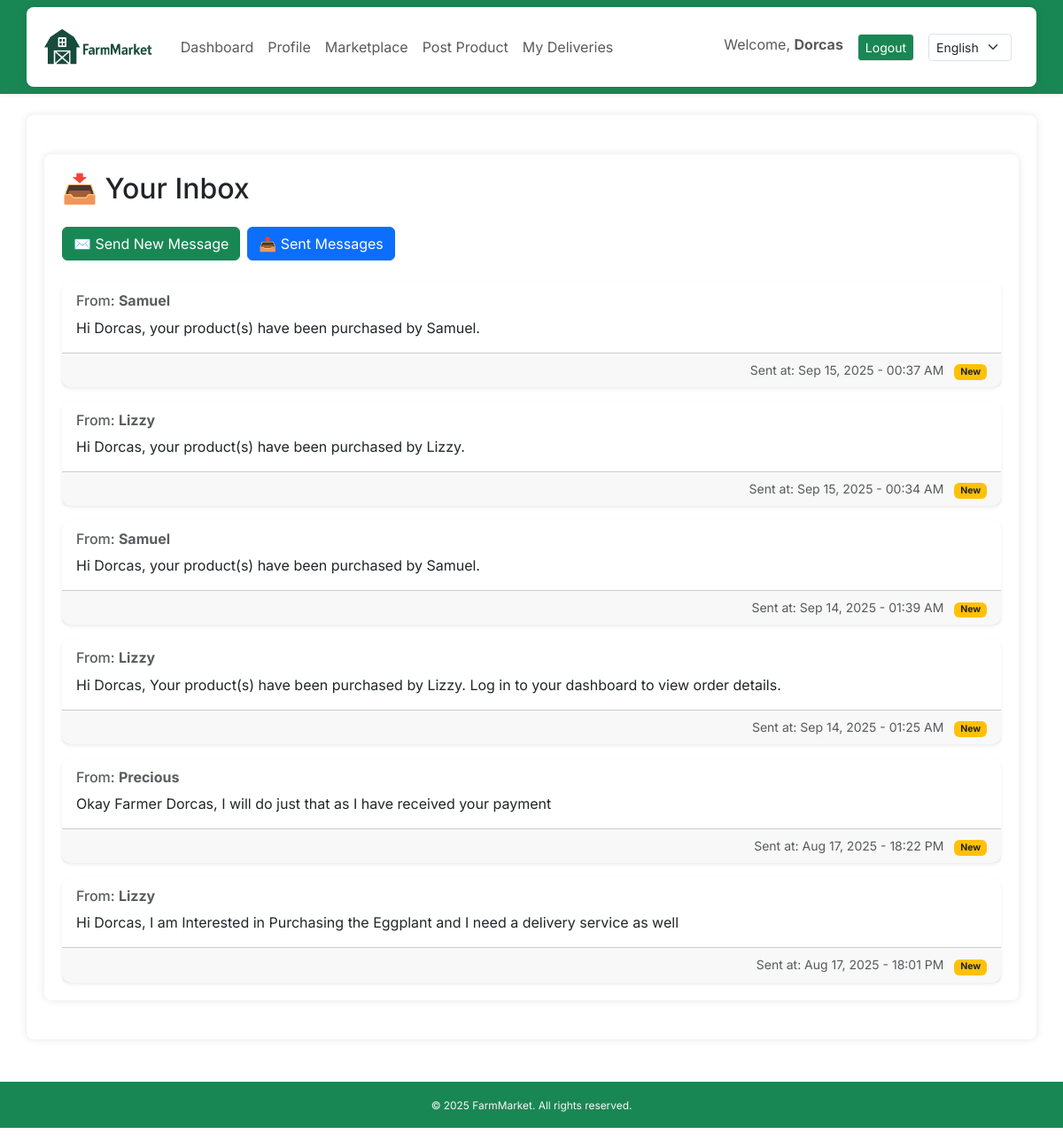
The app's page /inbox/ (signed in) with its own data.
### core/models.py (models this page shows, shortened)
class Message(models.Model):
    sender = models.ForeignKey(User, related_name='sent_messages', on_delete=models.CASCADE)
    recipient = models.ForeignKey(User, related_name='received_messages', on_delete=models.CASCADE)
    subject = models.CharField(max_length=255, default="No Subject")
    body = models.TextField()
    timestamp = models.DateTimeField(auto_now_add=True)
    is_read = models.BooleanField(default=False)
    class Meta:
        ordering = ['-timestamp']

### core/views.py (the view)
# urls.py: path('inbox/', views.inbox_view, name='inbox'),
@login_required
def inbox_view(request):
    inbox_messages = Message.objects.filter(recipient=request.user)
    return render(request, 'core/inbox.html', {'inbox_messages': inbox_messages})

### core/context_processors.py (called while the page is built)
def language_code(request):
    return {
        'LANGUAGE_CODE': translation.get_language()
    }

### core/templates/core/inbox.html
{% extends 'core/base.html' %}
{% load i18n %}
{% block content %}
<div class="container my-4">
    <h2 class="mb-4">📥 {% trans "Your Inbox" %}</h2>
    <div class="mb-4 d-flex gap-2">
        <a href="{% url 'send_message' %}" class="btn btn-success">
            ✉️ {% trans "Send New Message" %}
        </a>
        <a href="{% url 'sent_messages' %}" class="btn btn-primary">
            📤 {% trans "Sent Messages" %}
        </a>
    </div>
    {% if inbox_messages %}
        <div class="d-flex flex-column gap-3">
            {% for msg in inbox_messages %}
                <div class="card shadow-sm">
                    <div class="card-body">
                        <h6 class="card-subtitle mb-2 text-muted">
                            {% trans "From:" %} <span class="fw-bold">{{ msg.sender.username }}</span>
                        </h6>
                        <p class="card-text">{{ msg.body }}</p>
                    </div>
                    <div class="card-footer text-end text-muted small">
                        {% trans "Sent at:" %} {{ msg.timestamp|date:"M d, Y - H:i A" }}
                        {% if not msg.is_read %}
                            <span class="badge bg-warning text-dark ms-2">{% trans "New" %}</span>
                        {% endif %}
                    </div>
                </div>
            {% endfor %}
        </div>
    {% else %}
        <div class="alert alert-info">
            {% trans "You have no messages yet." %}
        </div>
    {% endif %}
</div>
{% endblock %}

### core/templates/core/base.html (shortened to what this page needs)
{% load static %}
{% load i18n %}
<!DOCTYPE html>
<html lang="en">
<head>
  <link href="https://cdn.jsdelivr.net/npm/bootstrap@5.3.0/dist/css/bootstrap.min.css" rel="stylesheet" />
  <link rel="stylesheet" href="https://cdn.jsdelivr.net/npm/bootstrap-icons@1.11.3/font/bootstrap-icons.css">
  <link rel="stylesheet" href="{% static 'core/styles.css' %}" />
</head>
<body>
<header>
<nav class="navbar navbar-expand-lg custom-green">
    <div class="container">
        <a class="navbar-brand d-flex align-items-center" href="{% url 'home' %}">
            <img src="{% static 'core/images/logo.png' %}" alt="Logo" height="40" class="me-2">
        </a>
        <div class="collapse navbar-collapse" id="navbarNav">
            <ul class="navbar-nav me-auto">
                {% if user.is_authenticated %}
                    {% if user.profile.role == 'logistics' %}
                        <li class="nav-item"><a class="nav-link" href="{% url 'logistics_dashboard' %}">{% trans "Dashboard" %}</a></li>
                        <li class="nav-item"><a class="nav-link" href="{% url 'profile' %}">{% trans "Profile" %}</a></li>
                        <li class="nav-item"><a class="nav-link" href="{% url 'my_deliveries' %}">{% trans "My Deliveries" %}</a></li>
                        <li class="nav-item"><a class="nav-link" href="{% url 'pending_deliveries' %}">{% trans "Pending Deliveries" %}</a></li>
                    {% elif user.profile.role == 'farmer' %}
                        <li class="nav-item"><a class="nav-link" href="{% url 'farmer_dashboard' %}">{% trans "Dashboard" %}</a></li>
                        <li class="nav-item"><a class="nav-link" href="{% url 'profile' %}">{% trans "Profile" %}</a></li>
                        <li class="nav-item"><a class="nav-link" href="{% url 'product_list' %}">{% trans "Marketplace" %}</a></li>
                        <li class="nav-item"><a class="nav-link" href="{% url 'product_create' %}">{% trans "Post Product" %}</a></li>
                        <li class="nav-item"><a class="nav-link" href="{% url 'my_deliveries' %}">{% trans "My Deliveries" %}</a></li>
                    {% else %}
                        <li class="nav-item"><a class="nav-link" href="{% url 'home' %}">{% trans "Home" %}</a></li>
                    {% endif %}
                {% else %}
                    <li class="nav-item"><a class="nav-link" href="{% url 'login' %}">{% trans "Login" %}</a></li>
                    <li class="nav-item"><a class="nav-link" href="{% url 'register' %}">{% trans "Register" %}</a></li>
                {% endif %}
            </ul>
            {% if user.is_authenticated %}
                <ul class="navbar-nav">
                    <li class="nav-item me-3">
                        <span class="navbar-text">
                            {% trans "Welcome" %}, <strong>{{ user.username }}</strong>
                        </span>
                    </li>
                    <li class="nav-item">
                        <a class="btn btn-success btn-sm border-light" href="{% url 'logout' %}">{% trans "Logout" %}</a>
                    </li>
                </ul>
            {% endif %}
            <form action="{% url 'set_language' %}" method="post" class="d-flex align-items-center ms-3">
                <select name="language" class="form-select form-select-sm me-2" onchange="this.form.submit()">
                    <option value="en" {% if LANGUAGE_CODE == 'en' %}selected{% endif %}>English</option>
                </select>
            </form>
        </div>
    </div>
</nav>
</header>
  <main class="container mt-4">
    {% block content %}{% endblock %}
  </main>
  <footer class="text-center mt-5 mb-3 text-light custom-green p-3">
    <small>&copy; 2025 FarmMarket. {% trans "All rights reserved." %}</small>
</footer>
</body>
</html>

### static/core/styles.css (style rules this page uses)
body { background-color: white; font-family: 'Inter', sans-serif; }
.custom-green { background-color: #198754; }
.navbar-brand { font-weight: bold; color: #2c3e50 !important; }
.navbar { box-shadow: 0 2px 6px rgba(0,0,0,0.05); }
.container { background-color: #fff; padding: 20px; border-radius: 8px; box-shadow: 0 0 10px rgba(0,0,0,0.1); }
.card { border: none; border-radius: 10px; transition: transform 0.2s ease-in-out; }
footer.custom-green { font-size: 0.85rem; color: #fff; }

### records on screen
Message: sender.username "Samuel", body "Hi Dorcas, your product(s) have been purchased by Samuel.", timestamp "Sep 15, 2025 - 00:37 AM"
Message: sender.username "Lizzy", body "Hi Dorcas, your product(s) have been purchased by Lizzy.", timestamp "Sep 15, 2025 - 00:34 AM"
Message: sender.username "Samuel", body "Hi Dorcas, your product(s) have been purchased by Samuel.", timestamp "Sep 14, 2025 - 01:39 AM"
Message: sender.username "Lizzy", body "Hi Dorcas, Your product(s) have been purchased by Lizzy. Log in to your dashboard to view order details.", timestamp "Sep 14, 2025 - 01:25 AM"
Message: sender.username "Precious", body "Okay Farmer Dorcas, I will do just that as I have received your payment", timestamp "Aug 17, 2025 - 18:22 PM"
Message: sender.username "Lizzy", body "Hi Dorcas, I am Interested in Purchasing the Eggplant and I need a delivery service as well", timestamp "Aug 17, 2025 - 18:01 PM"

### other values on screen
{{ user.username }} "Dorcas"
